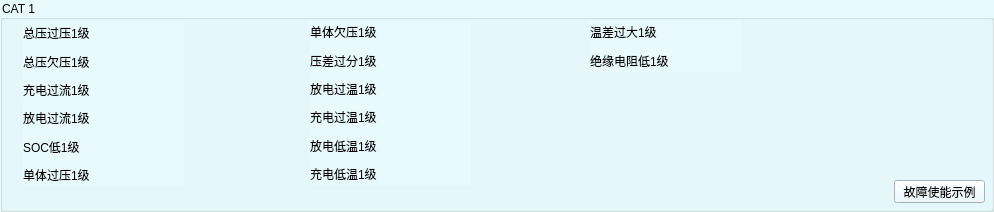
         <widget class="QGroupBox" name="CAT_1">
          <property name="styleSheet">
           <string notr="true">background-color: rgb(233, 250, 255);</string>
          </property>
          <property name="title">
           <string>CAT 1</string>
          </property>
          <widget class="QWidget" name="layoutWidget_3">
           <property name="geometry">
            <rect>
             <x>310</x>
             <y>21</y>
             <width>161</width>
             <height>164</height>
            </rect>
           </property>
           <layout class="QVBoxLayout" name="verticalLayout_14">
            <item>
             <layout class="QHBoxLayout" name="horizontalLayout_46">
              <item>
               <widget class="QLabel" name="label_41">
                <property name="text">
                 <string>单体欠压1级</string>
                </property>
               </widget>
              </item>
              <item>
               <spacer name="horizontalSpacer_30">
                <property name="orientation">
                 <enum>Qt::Horizontal</enum>
                </property>
                <property name="sizeHint" stdset="0">
                 <size>
                  <width>40</width>
                  <height>20</height>
                 </size>
                </property>
               </spacer>
              </item>
              <item>
               <widget class="LED" name="LED1_4" native="true">
                <property name="minimumSize">
                 <size>
                  <width>20</width>
                  <height>20</height>
                 </size>
                </property>
               </widget>
              </item>
             </layout>
            </item>
            <item>
             <layout class="QHBoxLayout" name="horizontalLayout_47">
              <item>
               <widget class="QLabel" name="label_42">
                <property name="text">
                 <string>压差过分1级</string>
                </property>
               </widget>
              </item>
              <item>
               <spacer name="horizontalSpacer_31">
                <property name="orientation">
                 <enum>Qt::Horizontal</enum>
                </property>
                <property name="sizeHint" stdset="0">
                 <size>
                  <width>108</width>
                  <height>17</height>
                 </size>
                </property>
               </spacer>
              </item>
              <item>
               <widget class="LED" name="widget_28" native="true">
                <property name="minimumSize">
                 <size>
                  <width>20</width>
                  <height>20</height>
                 </size>
                </property>
               </widget>
              </item>
             </layout>
            </item>
            <item>
             <layout class="QHBoxLayout" name="horizontalLayout_48">
              <item>
               <widget class="QLabel" name="label_43">
                <property name="text">
                 <string>放电过温1级</string>
                </property>
               </widget>
              </item>
              <item>
               <spacer name="horizontalSpacer_32">
                <property name="orientation">
                 <enum>Qt::Horizontal</enum>
                </property>
                <property name="sizeHint" stdset="0">
                 <size>
                  <width>95</width>
                  <height>14</height>
                 </size>
                </property>
               </spacer>
              </item>
              <item>
               <widget class="LED" name="widget_29" native="true">
                <property name="minimumSize">
                 <size>
                  <width>20</width>
                  <height>20</height>
                 </size>
                </property>
               </widget>
              </item>
             </layout>
            </item>
            <item>
             <layout class="QHBoxLayout" name="horizontalLayout_49">
              <item>
               <widget class="QLabel" name="label_44">
                <property name="text">
                 <string>充电过温1级</string>
                </property>
               </widget>
              </item>
              <item>
               <spacer name="horizontalSpacer_33">
                <property name="orientation">
                 <enum>Qt::Horizontal</enum>
                </property>
                <property name="sizeHint" stdset="0">
                 <size>
                  <width>95</width>
                  <height>14</height>
                 </size>
                </property>
               </spacer>
              </item>
              <item>
               <widget class="LED" name="widget_30" native="true">
                <property name="minimumSize">
                 <size>
                  <width>20</width>
                  <height>20</height>
                 </size>
                </property>
               </widget>
              </item>
             </layout>
            </item>
            <item>
             <layout class="QHBoxLayout" name="horizontalLayout_50">
              <item>
               <widget class="QLabel" name="label_45">
                <property name="text">
                 <string>放电低温1级</string>
                </property>
               </widget>
              </item>
              <item>
               <spacer name="horizontalSpacer_34">
                <property name="orientation">
                 <enum>Qt::Horizontal</enum>
                </property>
                <property name="sizeHint" stdset="0">
                 <size>
                  <width>95</width>
                  <height>14</height>
                 </size>
                </property>
               </spacer>
              </item>
              <item>
               <widget class="LED" name="widget_31" native="true">
                <property name="minimumSize">
                 <size>
                  <width>20</width>
                  <height>20</height>
                 </size>
                </property>
               </widget>
              </item>
             </layout>
            </item>
            <item>
             <layout class="QHBoxLayout" name="horizontalLayout_51">
              <item>
               <widget class="QLabel" name="label_46">
                <property name="text">
                 <string>充电低温1级</string>
                </property>
               </widget>
              </item>
              <item>
               <spacer name="horizontalSpacer_35">
                <property name="orientation">
                 <enum>Qt::Horizontal</enum>
                </property>
                <property name="sizeHint" stdset="0">
                 <size>
                  <width>92</width>
                  <height>11</height>
                 </size>
                </property>
               </spacer>
              </item>
              <item>
               <widget class="LED" name="widget_32" native="true">
                <property name="minimumSize">
                 <size>
                  <width>20</width>
                  <height>20</height>
                 </size>
                </property>
               </widget>
              </item>
             </layout>
            </item>
           </layout>
          </widget>
          <widget class="QWidget" name="layoutWidget_7">
           <property name="geometry">
            <rect>
             <x>590</x>
             <y>20</y>
             <width>151</width>
             <height>52</height>
            </rect>
           </property>
           <layout class="QVBoxLayout" name="verticalLayout_17">
            <item>
             <layout class="QHBoxLayout" name="horizontalLayout_64">
              <item>
               <widget class="QLabel" name="label_59">
                <property name="text">
                 <string>温差过大1级</string>
                </property>
               </widget>
              </item>
              <item>
               <spacer name="horizontalSpacer_48">
                <property name="orientation">
                 <enum>Qt::Horizontal</enum>
                </property>
                <property name="sizeHint" stdset="0">
                 <size>
                  <width>40</width>
                  <height>20</height>
                 </size>
                </property>
               </spacer>
              </item>
              <item>
               <widget class="LED" name="LED1_7" native="true">
                <property name="minimumSize">
                 <size>
                  <width>20</width>
                  <height>20</height>
                 </size>
                </property>
               </widget>
              </item>
             </layout>
            </item>
            <item>
             <layout class="QHBoxLayout" name="horizontalLayout_65">
              <item>
               <widget class="QLabel" name="label_60">
                <property name="text">
                 <string>绝缘电阻低1级</string>
                </property>
               </widget>
              </item>
              <item>
               <spacer name="horizontalSpacer_49">
                <property name="orientation">
                 <enum>Qt::Horizontal</enum>
                </property>
                <property name="sizeHint" stdset="0">
                 <size>
                  <width>108</width>
                  <height>17</height>
                 </size>
                </property>
               </spacer>
              </item>
              <item>
               <widget class="LED" name="widget_43" native="true">
                <property name="minimumSize">
                 <size>
                  <width>20</width>
                  <height>20</height>
                 </size>
                </property>
               </widget>
              </item>
             </layout>
            </item>
           </layout>
          </widget>
          <widget class="QPushButton" name="faultenble">
           <property name="geometry">
            <rect>
             <x>894</x>
             <y>180</y>
             <width>91</width>
             <height>23</height>
            </rect>
           </property>
           <property name="text">
            <string>故障使能示例</string>
           </property>
          </widget>
          <widget class="QWidget" name="">
           <property name="geometry">
            <rect>
             <x>23</x>
             <y>22</y>
             <width>161</width>
             <height>164</height>
            </rect>
           </property>
           <layout class="QVBoxLayout" name="verticalLayout_9">
            <item>
             <layout class="QHBoxLayout" name="horizontalLayout_12">
              <item>
               <widget class="QLabel" name="label_3">
                <property name="text">
                 <string>总压过压1级</string>
                </property>
               </widget>
              </item>
              <item>
               <spacer name="horizontalSpacer">
                <property name="orientation">
                 <enum>Qt::Horizontal</enum>
                </property>
                <property name="sizeHint" stdset="0">
                 <size>
                  <width>40</width>
                  <height>20</height>
                 </size>
                </property>
               </spacer>
              </item>
              <item>
               <widget class="LED" name="LED1" native="true">
                <property name="minimumSize">
                 <size>
                  <width>20</width>
                  <height>20</height>
                 </size>
                </property>
               </widget>
              </item>
             </layout>
            </item>
            <item>
             <layout class="QHBoxLayout" name="horizontalLayout_13">
              <item>
               <widget class="QLabel" name="label_4">
                <property name="text">
                 <string>总压欠压1级</string>
                </property>
               </widget>
              </item>
              <item>
               <spacer name="horizontalSpacer_2">
                <property name="orientation">
                 <enum>Qt::Horizontal</enum>
                </property>
                <property name="sizeHint" stdset="0">
                 <size>
                  <width>108</width>
                  <height>17</height>
                 </size>
                </property>
               </spacer>
              </item>
              <item>
               <widget class="LED" name="widget_2" native="true">
                <property name="minimumSize">
                 <size>
                  <width>20</width>
                  <height>20</height>
                 </size>
                </property>
               </widget>
              </item>
             </layout>
            </item>
            <item>
             <layout class="QHBoxLayout" name="horizontalLayout_16">
              <item>
               <widget class="QLabel" name="label_8">
                <property name="text">
                 <string>充电过流1级</string>
                </property>
               </widget>
              </item>
              <item>
               <spacer name="horizontalSpacer_3">
                <property name="orientation">
                 <enum>Qt::Horizontal</enum>
                </property>
                <property name="sizeHint" stdset="0">
                 <size>
                  <width>95</width>
                  <height>14</height>
                 </size>
                </property>
               </spacer>
              </item>
              <item>
               <widget class="LED" name="widget_3" native="true">
                <property name="minimumSize">
                 <size>
                  <width>20</width>
                  <height>20</height>
                 </size>
                </property>
               </widget>
              </item>
             </layout>
            </item>
            <item>
             <layout class="QHBoxLayout" name="horizontalLayout_17">
              <item>
               <widget class="QLabel" name="label_14">
                <property name="text">
                 <string>放电过流1级</string>
                </property>
               </widget>
              </item>
              <item>
               <spacer name="horizontalSpacer_4">
                <property name="orientation">
                 <enum>Qt::Horizontal</enum>
                </property>
                <property name="sizeHint" stdset="0">
                 <size>
                  <width>95</width>
                  <height>14</height>
                 </size>
                </property>
               </spacer>
              </item>
              <item>
               <widget class="LED" name="widget_4" native="true">
                <property name="minimumSize">
                 <size>
                  <width>20</width>
                  <height>20</height>
                 </size>
                </property>
               </widget>
              </item>
             </layout>
            </item>
            <item>
             <layout class="QHBoxLayout" name="horizontalLayout_18">
              <item>
               <widget class="QLabel" name="label_15">
                <property name="text">
                 <string>SOC低1级</string>
                </property>
               </widget>
              </item>
              <item>
               <spacer name="horizontalSpacer_5">
                <property name="orientation">
                 <enum>Qt::Horizontal</enum>
                </property>
                <property name="sizeHint" stdset="0">
                 <size>
                  <width>95</width>
                  <height>14</height>
                 </size>
                </property>
               </spacer>
              </item>
              <item>
               <widget class="LED" name="widget_5" native="true">
                <property name="minimumSize">
                 <size>
                  <width>20</width>
                  <height>20</height>
                 </size>
                </property>
               </widget>
              </item>
             </layout>
            </item>
            <item>
             <layout class="QHBoxLayout" name="horizontalLayout_19">
              <item>
               <widget class="QLabel" name="label_16">
                <property name="text">
                 <string>单体过压1级</string>
                </property>
               </widget>
              </item>
              <item>
               <spacer name="horizontalSpacer_11">
                <property name="orientation">
                 <enum>Qt::Horizontal</enum>
                </property>
                <property name="sizeHint" stdset="0">
                 <size>
                  <width>92</width>
                  <height>11</height>
                 </size>
                </property>
               </spacer>
              </item>
              <item>
               <widget class="LED" name="widget_10" native="true">
                <property name="minimumSize">
                 <size>
                  <width>20</width>
                  <height>20</height>
                 </size>
                </property>
               </widget>
              </item>
             </layout>
            </item>
           </layout>
          </widget>
         </widget>
